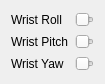
                <widget class="QWidget" name="tabArmControlPage2">
                 <property name="geometry">
                  <rect>
                   <x>0</x>
                   <y>0</y>
                   <width>105</width>
                   <height>84</height>
                  </rect>
                 </property>
                 <attribute name="label">
                  <string>Wrist</string>
                 </attribute>
                 <layout class="QGridLayout" name="gridLayout_8">
                  <item row="0" column="0">
                   <widget class="QLabel" name="label">
                    <property name="text">
                     <string>Wrist Roll</string>
                    </property>
                   </widget>
                  </item>
                  <item row="0" column="1">
                   <widget class="QSlider" name="sliderWristRoll">
                    <property name="orientation">
                     <enum>Qt::Horizontal</enum>
                    </property>
                   </widget>
                  </item>
                  <item row="2" column="0">
                   <widget class="QLabel" name="label_21">
                    <property name="text">
                     <string>Wrist Yaw</string>
                    </property>
                   </widget>
                  </item>
                  <item row="1" column="1">
                   <widget class="QSlider" name="sliderWristPitch">
                    <property name="orientation">
                     <enum>Qt::Horizontal</enum>
                    </property>
                   </widget>
                  </item>
                  <item row="1" column="0">
                   <widget class="QLabel" name="label_2">
                    <property name="text">
                     <string>Wrist Pitch</string>
                    </property>
                   </widget>
                  </item>
                  <item row="2" column="1">
                   <widget class="QSlider" name="sliderWristYaw">
                    <property name="orientation">
                     <enum>Qt::Horizontal</enum>
                    </property>
                   </widget>
                  </item>
                 </layout>
                </widget>
